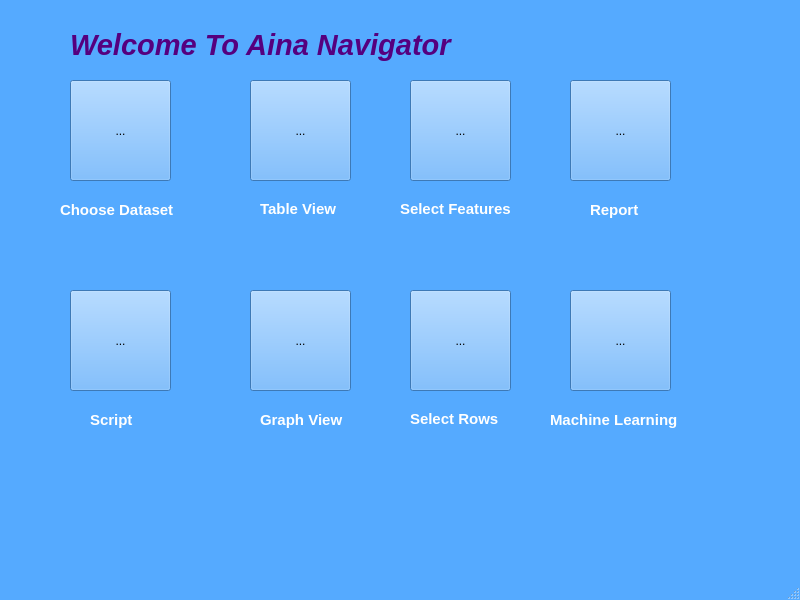
<?xml version="1.0" encoding="UTF-8"?>
<ui version="4.0">
 <class>MainWindow</class>
 <widget class="QMainWindow" name="MainWindow">
  <property name="geometry">
   <rect>
    <x>0</x>
    <y>0</y>
    <width>800</width>
    <height>600</height>
   </rect>
  </property>
  <property name="palette">
   <palette>
    <active>
     <colorrole role="WindowText">
      <brush brushstyle="SolidPattern">
       <color alpha="255">
        <red>0</red>
        <green>0</green>
        <blue>0</blue>
       </color>
      </brush>
     </colorrole>
     <colorrole role="Button">
      <brush brushstyle="SolidPattern">
       <color alpha="255">
        <red>85</red>
        <green>170</green>
        <blue>255</blue>
       </color>
      </brush>
     </colorrole>
     <colorrole role="Light">
      <brush brushstyle="SolidPattern">
       <color alpha="255">
        <red>213</red>
        <green>234</green>
        <blue>255</blue>
       </color>
      </brush>
     </colorrole>
     <colorrole role="Midlight">
      <brush brushstyle="SolidPattern">
       <color alpha="255">
        <red>149</red>
        <green>202</green>
        <blue>255</blue>
       </color>
      </brush>
     </colorrole>
     <colorrole role="Dark">
      <brush brushstyle="SolidPattern">
       <color alpha="255">
        <red>42</red>
        <green>85</green>
        <blue>127</blue>
       </color>
      </brush>
     </colorrole>
     <colorrole role="Mid">
      <brush brushstyle="SolidPattern">
       <color alpha="255">
        <red>56</red>
        <green>113</green>
        <blue>170</blue>
       </color>
      </brush>
     </colorrole>
     <colorrole role="Text">
      <brush brushstyle="SolidPattern">
       <color alpha="255">
        <red>0</red>
        <green>0</green>
        <blue>0</blue>
       </color>
      </brush>
     </colorrole>
     <colorrole role="BrightText">
      <brush brushstyle="SolidPattern">
       <color alpha="255">
        <red>255</red>
        <green>255</green>
        <blue>255</blue>
       </color>
      </brush>
     </colorrole>
     <colorrole role="ButtonText">
      <brush brushstyle="SolidPattern">
       <color alpha="255">
        <red>0</red>
        <green>0</green>
        <blue>0</blue>
       </color>
      </brush>
     </colorrole>
     <colorrole role="Base">
      <brush brushstyle="SolidPattern">
       <color alpha="255">
        <red>255</red>
        <green>255</green>
        <blue>255</blue>
       </color>
      </brush>
     </colorrole>
     <colorrole role="Window">
      <brush brushstyle="SolidPattern">
       <color alpha="255">
        <red>85</red>
        <green>170</green>
        <blue>255</blue>
       </color>
      </brush>
     </colorrole>
     <colorrole role="Shadow">
      <brush brushstyle="SolidPattern">
       <color alpha="255">
        <red>0</red>
        <green>0</green>
        <blue>0</blue>
       </color>
      </brush>
     </colorrole>
     <colorrole role="AlternateBase">
      <brush brushstyle="SolidPattern">
       <color alpha="255">
        <red>170</red>
        <green>212</green>
        <blue>255</blue>
       </color>
      </brush>
     </colorrole>
     <colorrole role="ToolTipBase">
      <brush brushstyle="SolidPattern">
       <color alpha="255">
        <red>255</red>
        <green>255</green>
        <blue>220</blue>
       </color>
      </brush>
     </colorrole>
     <colorrole role="ToolTipText">
      <brush brushstyle="SolidPattern">
       <color alpha="255">
        <red>0</red>
        <green>0</green>
        <blue>0</blue>
       </color>
      </brush>
     </colorrole>
    </active>
    <inactive>
     <colorrole role="WindowText">
      <brush brushstyle="SolidPattern">
       <color alpha="255">
        <red>0</red>
        <green>0</green>
        <blue>0</blue>
       </color>
      </brush>
     </colorrole>
     <colorrole role="Button">
      <brush brushstyle="SolidPattern">
       <color alpha="255">
        <red>85</red>
        <green>170</green>
        <blue>255</blue>
       </color>
      </brush>
     </colorrole>
     <colorrole role="Light">
      <brush brushstyle="SolidPattern">
       <color alpha="255">
        <red>213</red>
        <green>234</green>
        <blue>255</blue>
       </color>
      </brush>
     </colorrole>
     <colorrole role="Midlight">
      <brush brushstyle="SolidPattern">
       <color alpha="255">
        <red>149</red>
        <green>202</green>
        <blue>255</blue>
       </color>
      </brush>
     </colorrole>
     <colorrole role="Dark">
      <brush brushstyle="SolidPattern">
       <color alpha="255">
        <red>42</red>
        <green>85</green>
        <blue>127</blue>
       </color>
      </brush>
     </colorrole>
     <colorrole role="Mid">
      <brush brushstyle="SolidPattern">
       <color alpha="255">
        <red>56</red>
        <green>113</green>
        <blue>170</blue>
       </color>
      </brush>
     </colorrole>
     <colorrole role="Text">
      <brush brushstyle="SolidPattern">
       <color alpha="255">
        <red>0</red>
        <green>0</green>
        <blue>0</blue>
       </color>
      </brush>
     </colorrole>
     <colorrole role="BrightText">
      <brush brushstyle="SolidPattern">
       <color alpha="255">
        <red>255</red>
        <green>255</green>
        <blue>255</blue>
       </color>
      </brush>
     </colorrole>
     <colorrole role="ButtonText">
      <brush brushstyle="SolidPattern">
       <color alpha="255">
        <red>0</red>
        <green>0</green>
        <blue>0</blue>
       </color>
      </brush>
     </colorrole>
     <colorrole role="Base">
      <brush brushstyle="SolidPattern">
       <color alpha="255">
        <red>255</red>
        <green>255</green>
        <blue>255</blue>
       </color>
      </brush>
     </colorrole>
     <colorrole role="Window">
      <brush brushstyle="SolidPattern">
       <color alpha="255">
        <red>85</red>
        <green>170</green>
        <blue>255</blue>
       </color>
      </brush>
     </colorrole>
     <colorrole role="Shadow">
      <brush brushstyle="SolidPattern">
       <color alpha="255">
        <red>0</red>
        <green>0</green>
        <blue>0</blue>
       </color>
      </brush>
     </colorrole>
     <colorrole role="AlternateBase">
      <brush brushstyle="SolidPattern">
       <color alpha="255">
        <red>170</red>
        <green>212</green>
        <blue>255</blue>
       </color>
      </brush>
     </colorrole>
     <colorrole role="ToolTipBase">
      <brush brushstyle="SolidPattern">
       <color alpha="255">
        <red>255</red>
        <green>255</green>
        <blue>220</blue>
       </color>
      </brush>
     </colorrole>
     <colorrole role="ToolTipText">
      <brush brushstyle="SolidPattern">
       <color alpha="255">
        <red>0</red>
        <green>0</green>
        <blue>0</blue>
       </color>
      </brush>
     </colorrole>
    </inactive>
    <disabled>
     <colorrole role="WindowText">
      <brush brushstyle="SolidPattern">
       <color alpha="255">
        <red>42</red>
        <green>85</green>
        <blue>127</blue>
       </color>
      </brush>
     </colorrole>
     <colorrole role="Button">
      <brush brushstyle="SolidPattern">
       <color alpha="255">
        <red>85</red>
        <green>170</green>
        <blue>255</blue>
       </color>
      </brush>
     </colorrole>
     <colorrole role="Light">
      <brush brushstyle="SolidPattern">
       <color alpha="255">
        <red>213</red>
        <green>234</green>
        <blue>255</blue>
       </color>
      </brush>
     </colorrole>
     <colorrole role="Midlight">
      <brush brushstyle="SolidPattern">
       <color alpha="255">
        <red>149</red>
        <green>202</green>
        <blue>255</blue>
       </color>
      </brush>
     </colorrole>
     <colorrole role="Dark">
      <brush brushstyle="SolidPattern">
       <color alpha="255">
        <red>42</red>
        <green>85</green>
        <blue>127</blue>
       </color>
      </brush>
     </colorrole>
     <colorrole role="Mid">
      <brush brushstyle="SolidPattern">
       <color alpha="255">
        <red>56</red>
        <green>113</green>
        <blue>170</blue>
       </color>
      </brush>
     </colorrole>
     <colorrole role="Text">
      <brush brushstyle="SolidPattern">
       <color alpha="255">
        <red>42</red>
        <green>85</green>
        <blue>127</blue>
       </color>
      </brush>
     </colorrole>
     <colorrole role="BrightText">
      <brush brushstyle="SolidPattern">
       <color alpha="255">
        <red>255</red>
        <green>255</green>
        <blue>255</blue>
       </color>
      </brush>
     </colorrole>
     <colorrole role="ButtonText">
      <brush brushstyle="SolidPattern">
       <color alpha="255">
        <red>42</red>
        <green>85</green>
        <blue>127</blue>
       </color>
      </brush>
     </colorrole>
     <colorrole role="Base">
      <brush brushstyle="SolidPattern">
       <color alpha="255">
        <red>85</red>
        <green>170</green>
        <blue>255</blue>
       </color>
      </brush>
     </colorrole>
     <colorrole role="Window">
      <brush brushstyle="SolidPattern">
       <color alpha="255">
        <red>85</red>
        <green>170</green>
        <blue>255</blue>
       </color>
      </brush>
     </colorrole>
     <colorrole role="Shadow">
      <brush brushstyle="SolidPattern">
       <color alpha="255">
        <red>0</red>
        <green>0</green>
        <blue>0</blue>
       </color>
      </brush>
     </colorrole>
     <colorrole role="AlternateBase">
      <brush brushstyle="SolidPattern">
       <color alpha="255">
        <red>85</red>
        <green>170</green>
        <blue>255</blue>
       </color>
      </brush>
     </colorrole>
     <colorrole role="ToolTipBase">
      <brush brushstyle="SolidPattern">
       <color alpha="255">
        <red>255</red>
        <green>255</green>
        <blue>220</blue>
       </color>
      </brush>
     </colorrole>
     <colorrole role="ToolTipText">
      <brush brushstyle="SolidPattern">
       <color alpha="255">
        <red>0</red>
        <green>0</green>
        <blue>0</blue>
       </color>
      </brush>
     </colorrole>
    </disabled>
   </palette>
  </property>
  <property name="windowTitle">
   <string>MainWindow</string>
  </property>
  <property name="windowIcon">
   <iconset>
    <normaloff>ico.png</normaloff>ico.png</iconset>
  </property>
  <widget class="QWidget" name="centralwidget">
   <widget class="QToolButton" name="fileview">
    <property name="geometry">
     <rect>
      <x>70</x>
      <y>80</y>
      <width>101</width>
      <height>101</height>
     </rect>
    </property>
    <property name="text">
     <string>...</string>
    </property>
    <property name="icon">
     <iconset>
      <normaloff>icons/file1.png</normaloff>icons/file1.png</iconset>
    </property>
    <property name="iconSize">
     <size>
      <width>100</width>
      <height>100</height>
     </size>
    </property>
   </widget>
   <widget class="QLabel" name="label">
    <property name="geometry">
     <rect>
      <x>60</x>
      <y>200</y>
      <width>121</width>
      <height>20</height>
     </rect>
    </property>
    <property name="text">
     <string>&lt;html&gt;&lt;head/&gt;&lt;body&gt;&lt;p&gt;&lt;span style=&quot; font-size:11pt; font-weight:600; color:#ffffff;&quot;&gt;Choose Dataset&lt;/span&gt;&lt;/p&gt;&lt;/body&gt;&lt;/html&gt;</string>
    </property>
   </widget>
   <widget class="QToolButton" name="tableview">
    <property name="geometry">
     <rect>
      <x>250</x>
      <y>80</y>
      <width>101</width>
      <height>101</height>
     </rect>
    </property>
    <property name="text">
     <string>...</string>
    </property>
    <property name="icon">
     <iconset>
      <normaloff>icons/new.png</normaloff>icons/new.png</iconset>
    </property>
    <property name="iconSize">
     <size>
      <width>100</width>
      <height>100</height>
     </size>
    </property>
   </widget>
   <widget class="QLabel" name="label_2">
    <property name="geometry">
     <rect>
      <x>260</x>
      <y>200</y>
      <width>101</width>
      <height>16</height>
     </rect>
    </property>
    <property name="text">
     <string>&lt;html&gt;&lt;head/&gt;&lt;body&gt;&lt;p&gt;&lt;span style=&quot; font-size:11pt; font-weight:600; color:#ffffff;&quot;&gt;Table View&lt;/span&gt;&lt;/p&gt;&lt;/body&gt;&lt;/html&gt;</string>
    </property>
   </widget>
   <widget class="QLabel" name="label_3">
    <property name="geometry">
     <rect>
      <x>70</x>
      <y>20</y>
      <width>621</width>
      <height>51</height>
     </rect>
    </property>
    <property name="text">
     <string>&lt;html&gt;&lt;head/&gt;&lt;body&gt;&lt;p&gt;&lt;span style=&quot; font-size:22pt; font-weight:600; font-style:italic; color:#55007f;&quot;&gt;Welcome To Aina Navigator&lt;/span&gt;&lt;/p&gt;&lt;/body&gt;&lt;/html&gt;</string>
    </property>
   </widget>
   <widget class="QToolButton" name="features">
    <property name="geometry">
     <rect>
      <x>410</x>
      <y>80</y>
      <width>101</width>
      <height>101</height>
     </rect>
    </property>
    <property name="text">
     <string>...</string>
    </property>
    <property name="icon">
     <iconset>
      <normaloff>icons/column.png</normaloff>icons/column.png</iconset>
    </property>
    <property name="iconSize">
     <size>
      <width>100</width>
      <height>120</height>
     </size>
    </property>
   </widget>
   <widget class="QToolButton" name="bt_report">
    <property name="geometry">
     <rect>
      <x>570</x>
      <y>80</y>
      <width>101</width>
      <height>101</height>
     </rect>
    </property>
    <property name="text">
     <string>...</string>
    </property>
    <property name="icon">
     <iconset>
      <normaloff>icons/report4.png</normaloff>icons/report4.png</iconset>
    </property>
    <property name="iconSize">
     <size>
      <width>100</width>
      <height>100</height>
     </size>
    </property>
   </widget>
   <widget class="QToolButton" name="bt_script">
    <property name="geometry">
     <rect>
      <x>70</x>
      <y>290</y>
      <width>101</width>
      <height>101</height>
     </rect>
    </property>
    <property name="text">
     <string>...</string>
    </property>
    <property name="icon">
     <iconset>
      <normaloff>icons/script4.png</normaloff>icons/script4.png</iconset>
    </property>
    <property name="iconSize">
     <size>
      <width>100</width>
      <height>100</height>
     </size>
    </property>
   </widget>
   <widget class="QToolButton" name="graph_view">
    <property name="geometry">
     <rect>
      <x>250</x>
      <y>290</y>
      <width>101</width>
      <height>101</height>
     </rect>
    </property>
    <property name="text">
     <string>...</string>
    </property>
    <property name="icon">
     <iconset>
      <normaloff>icons/graph.png</normaloff>icons/graph.png</iconset>
    </property>
    <property name="iconSize">
     <size>
      <width>100</width>
      <height>100</height>
     </size>
    </property>
   </widget>
   <widget class="QToolButton" name="select_rows">
    <property name="geometry">
     <rect>
      <x>410</x>
      <y>290</y>
      <width>101</width>
      <height>101</height>
     </rect>
    </property>
    <property name="text">
     <string>...</string>
    </property>
    <property name="icon">
     <iconset>
      <normaloff>icons/rows.png</normaloff>icons/rows.png</iconset>
    </property>
    <property name="iconSize">
     <size>
      <width>100</width>
      <height>100</height>
     </size>
    </property>
   </widget>
   <widget class="QToolButton" name="machine_learning">
    <property name="geometry">
     <rect>
      <x>570</x>
      <y>290</y>
      <width>101</width>
      <height>101</height>
     </rect>
    </property>
    <property name="text">
     <string>...</string>
    </property>
    <property name="icon">
     <iconset>
      <normaloff>icons/machine learning.png</normaloff>icons/machine learning.png</iconset>
    </property>
    <property name="iconSize">
     <size>
      <width>100</width>
      <height>100</height>
     </size>
    </property>
   </widget>
   <widget class="QLabel" name="label_4">
    <property name="geometry">
     <rect>
      <x>400</x>
      <y>200</y>
      <width>121</width>
      <height>16</height>
     </rect>
    </property>
    <property name="text">
     <string>&lt;html&gt;&lt;head/&gt;&lt;body&gt;&lt;p&gt;&lt;span style=&quot; font-size:11pt; font-weight:600; color:#ffffff;&quot;&gt;Select Features&lt;/span&gt;&lt;/p&gt;&lt;/body&gt;&lt;/html&gt;</string>
    </property>
   </widget>
   <widget class="QLabel" name="label_5">
    <property name="geometry">
     <rect>
      <x>590</x>
      <y>200</y>
      <width>71</width>
      <height>21</height>
     </rect>
    </property>
    <property name="text">
     <string>&lt;html&gt;&lt;head/&gt;&lt;body&gt;&lt;p&gt;&lt;span style=&quot; font-size:11pt; font-weight:600; color:#ffffff;&quot;&gt;Report&lt;/span&gt;&lt;/p&gt;&lt;/body&gt;&lt;/html&gt;</string>
    </property>
   </widget>
   <widget class="QLabel" name="label_6">
    <property name="geometry">
     <rect>
      <x>90</x>
      <y>410</y>
      <width>61</width>
      <height>21</height>
     </rect>
    </property>
    <property name="text">
     <string>&lt;html&gt;&lt;head/&gt;&lt;body&gt;&lt;p&gt;&lt;span style=&quot; font-size:11pt; font-weight:600; color:#ffffff;&quot;&gt;Script&lt;/span&gt;&lt;/p&gt;&lt;/body&gt;&lt;/html&gt;</string>
    </property>
   </widget>
   <widget class="QLabel" name="label_7">
    <property name="geometry">
     <rect>
      <x>260</x>
      <y>410</y>
      <width>91</width>
      <height>21</height>
     </rect>
    </property>
    <property name="text">
     <string>&lt;html&gt;&lt;head/&gt;&lt;body&gt;&lt;p&gt;&lt;span style=&quot; font-size:11pt; font-weight:600; color:#ffffff;&quot;&gt;Graph View&lt;/span&gt;&lt;/p&gt;&lt;/body&gt;&lt;/html&gt;</string>
    </property>
   </widget>
   <widget class="QLabel" name="label_8">
    <property name="geometry">
     <rect>
      <x>410</x>
      <y>410</y>
      <width>91</width>
      <height>16</height>
     </rect>
    </property>
    <property name="text">
     <string>&lt;html&gt;&lt;head/&gt;&lt;body&gt;&lt;p&gt;&lt;span style=&quot; font-size:11pt; font-weight:600; color:#ffffff;&quot;&gt;Select Rows&lt;/span&gt;&lt;/p&gt;&lt;/body&gt;&lt;/html&gt;</string>
    </property>
   </widget>
   <widget class="QLabel" name="label_9">
    <property name="geometry">
     <rect>
      <x>550</x>
      <y>410</y>
      <width>141</width>
      <height>21</height>
     </rect>
    </property>
    <property name="text">
     <string>&lt;html&gt;&lt;head/&gt;&lt;body&gt;&lt;p&gt;&lt;span style=&quot; font-size:11pt; font-weight:600; color:#ffffff;&quot;&gt;Machine Learning&lt;/span&gt;&lt;/p&gt;&lt;/body&gt;&lt;/html&gt;</string>
    </property>
   </widget>
  </widget>
  <widget class="QMenuBar" name="menubar">
   <property name="geometry">
    <rect>
     <x>0</x>
     <y>0</y>
     <width>800</width>
     <height>21</height>
    </rect>
   </property>
  </widget>
  <widget class="QStatusBar" name="statusbar"/>
 </widget>
 <resources/>
 <connections/>
</ui>
